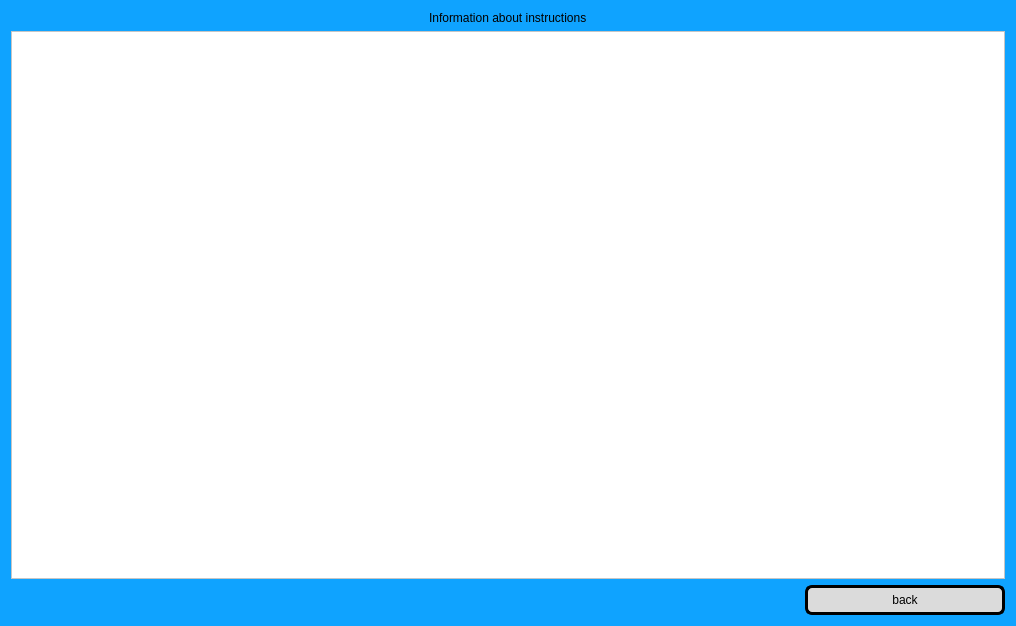
<?xml version="1.0" encoding="UTF-8"?>
<ui version="4.0">
 <class>ShowInstructor</class>
 <widget class="QDialog" name="ShowInstructor">
  <property name="geometry">
   <rect>
    <x>0</x>
    <y>0</y>
    <width>1016</width>
    <height>626</height>
   </rect>
  </property>
  <property name="windowTitle">
   <string>Dialog</string>
  </property>
  <property name="windowIcon">
   <iconset resource="Resource.qrc">
    <normaloff>:/img/8552951.png</normaloff>:/img/8552951.png</iconset>
  </property>
  <property name="styleSheet">
   <string notr="true">background-color: rgb(15, 163, 255);
font: 28pt &quot;Gabriola&quot;;</string>
  </property>
  <layout class="QVBoxLayout" name="verticalLayout">
   <item alignment="Qt::AlignHCenter">
    <widget class="QLabel" name="label">
     <property name="text">
      <string>Information about instructions</string>
     </property>
    </widget>
   </item>
   <item>
    <widget class="QTableView" name="TVinstuctor">
     <property name="styleSheet">
      <string notr="true">background-color: rgb(255, 255, 255);
font: 12pt &quot;Times New Roman&quot;;
</string>
     </property>
    </widget>
   </item>
   <item alignment="Qt::AlignRight">
    <widget class="QPushButton" name="PBback">
     <property name="minimumSize">
      <size>
       <width>200</width>
       <height>30</height>
      </size>
     </property>
     <property name="styleSheet">
      <string notr="true">QPushButton {
    color: #000000;
    background-color: rgb(219, 219, 219);
    border-radius: 7px; 
    border: 3px solid rgb(0, 0, 0);
}


QPushButton:hover {
    color: #000000;
    background-color: rgb(201, 201, 201); 
    border: 2px solid rgb(0, 0, 0);
}
QPushButton {
	font: 14pt &quot;Gabriola&quot;;
    color: #000000;
    background-color: rgb(219, 219, 219);
    border-radius: 7px; 
    border: 3px solid rgb(0, 0, 0);
}</string>
     </property>
     <property name="text">
      <string>back</string>
     </property>
    </widget>
   </item>
  </layout>
 </widget>
 <resources>
  <include location="Resource.qrc"/>
 </resources>
 <connections/>
</ui>
